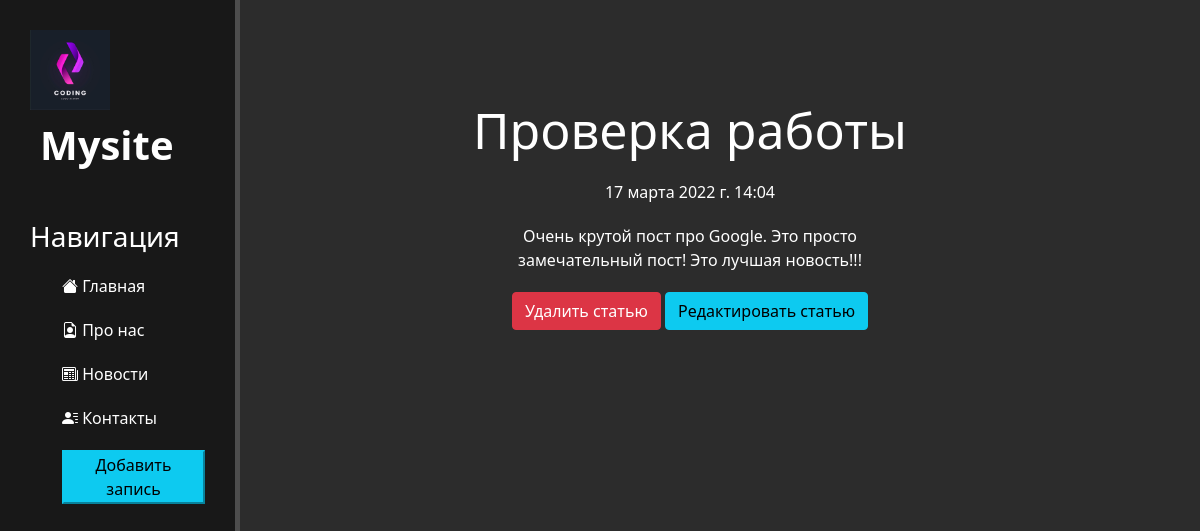
Screenshot of /news/1 with the database file from the repository.
### news/models.py (models this page shows, shortened)
class Articles(models.Model):   #Наследуем все от класса Model
    title = models.CharField('Название', max_length=50)
    anons = models.CharField('Анонс', max_length=250)     # CharField - не более 250 символов
    full_text = models.TextField('Статья')                      # TextField - тип данных для текстовой информации где много символов
    date = models.DateTimeField('Дата публикации')
    class Meta:
        verbose_name = 'Новость'
        verbose_name_plural = "Новости" #plural = множественном числе.

### news/views.py (the view)
# urls.py: path('<int:pk>', views.NewsDetailView.as_view(), name='news-detail'),
class NewsDetailView(DetailView):
    model = Articles
    template_name = 'news/details_view.html'
    context_object_name = 'article'

### news/templates/news/details_view.html (shortened to what this page needs)
{% extends 'main/layout.html' %}
{% block text %}
    <div class="features">
        <h1>{{ article.title }}</h1>
        <p>{{ article.date }}</p>
        <p>{{ article.full_text }}</p>
        <a href="{% url 'news-delete' article.id %}" class="btn btn-danger">Удалить статью</a>
        <a href="{% url 'news-update' article.id %}" class="btn btn-info">Редактировать статью</a>
    </div>
{% endblock %}

### main/static/main/css/main.css (style rules this page uses)
body { background: #2c2c2c; }
main .features { float: left; color: #fff; margin-top: 100px; text-align: center; width: 75%; }
main .features h1 { font-size: 50px; text-align: center; }
main .features p { max-width: 400px; margin: 20px auto; }

### rows the page displays
Articles: title "Проверка работы", date "17 марта 2022 г. 14:04", full_text "Очень крутой пост про Google. Это просто замечательный пост! Это лучшая новость!!!"
